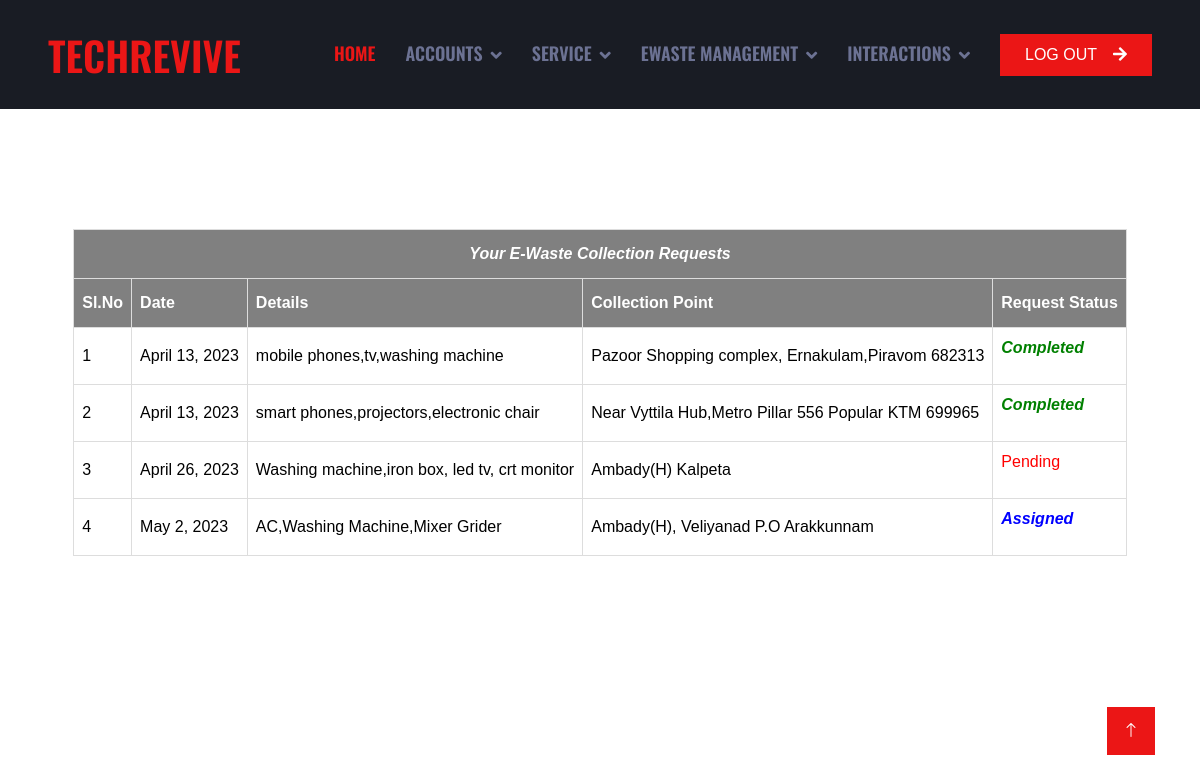
The page /User/viewuserewastereq/ (signed in) on the database its author committed.
### User/models.py (models this page shows)
class Ewastebooking(models.Model):
    ewastebooking_details=models.CharField(max_length=50)
    ewastebooking_date=models.DateField(auto_now_add=True)
    ewastebooking_status=models.IntegerField(default=0)
    ewastebooking_collectionpoint=models.CharField(max_length=100)
    user=models.ForeignKey(User,on_delete=models.SET_NULL,null=True)

### User/views.py (the view)
# urls.py: path('viewuserewastereq/', views.ViewUserEWaste,name="viewuserewastereq"),
def ViewUserEWaste(request):
    if 'uid' in request.session:
        ereq=Ewastebooking.objects.filter(user=request.session["uid"])
        return render(request,"User/ViewMyERequests.html",{'res':ereq})
    else:
        return redirect('guest:Home')

### User/Templates/User/ViewMyERequests.html (shortened to what this page needs)
{% extends 'User/Head.html' %}
{% load static %}
{% block content %}
<!DOCTYPE html>
<html lang="en">
<head>
</head>
<body>
    <div id="tab">
    <br>
    <br>
    <br>
    <br>
    <br>
    <table  cellpadding="20px"  align="center" bgcolor="white" >
        <tr>
            <th colspan="10"><i><b><center>Your E-Waste Collection Requests</center></b></i></th>
        </tr>
        <tr>
            <th>Sl.No</th>
            <th>Date</th>
            <th>Details</th>
            <th>Collection Point</th>
            <th>Request Status</th>
        </tr>
       {% for i in res %}
        <tr>
            <td>{{forloop.counter}}</td>
            <td>{{i.ewastebooking_date}}</td>
            <td>{{i.ewastebooking_details}}</td>
            <td>{{i.ewastebooking_collectionpoint}}</td>
            <td>
                {% if i.ewastebooking_status == 0 %}
                <p><font color="red">Pending</font></p>
                {% elif i.ewastebooking_status == 1 %}
                <p><font color="blue"><b><i>Assigned</i></b></font></p>
                {% elif i.ewastebooking_status == 2 %}
                <p><font color="green"><b><i>Completed</i></b></font></p>
                {% endif %}
            </td>
        </tr>
        {% endfor %}
    </table>
  </div>
</body>
</html>
{% endblock content %}

### Guest/static/Main/css/style.css (style rules this page uses)
:root { --primary: #EB1616; --secondary: #191C24; --light: #6C7293; --dark: #000000; }

### Guest/static/form.css (style rules this page uses)
#tab { font-family: "Trebuchet MS", Arial, Helvetica, sans-serif; border-collapse: collapse; width: 100%; }
#tab td, #tab th { border: 1px solid #ddd; padding: 8px; color: black; }
#tab th { padding-top: 12px; padding-bottom: 12px; text-align: left; background-color: gray; color: white; }

### rows shown on the page
Ewastebooking: ewastebooking_date "April 13, 2023", ewastebooking_details "mobile phones,tv,washing machine", ewastebooking_collectionpoint "Pazoor Shopping complex, Ernakulam,Piravom 682313", ewastebooking_status "Completed"
Ewastebooking: ewastebooking_date "April 13, 2023", ewastebooking_details "smart phones,projectors,electronic chair", ewastebooking_collectionpoint "Near Vyttila Hub,Metro Pillar 556 Popular KTM 699965", ewastebooking_status "Completed"
Ewastebooking: ewastebooking_date "April 26, 2023", ewastebooking_details "Washing machine,iron box, led tv, crt monitor", ewastebooking_collectionpoint "Ambady(H) Kalpeta", ewastebooking_status "Pending"
Ewastebooking: ewastebooking_date "May 2, 2023", ewastebooking_details "AC,Washing Machine,Mixer Grider", ewastebooking_collectionpoint "Ambady(H), Veliyanad P.O Arakkunnam", ewastebooking_status "Assigned"
